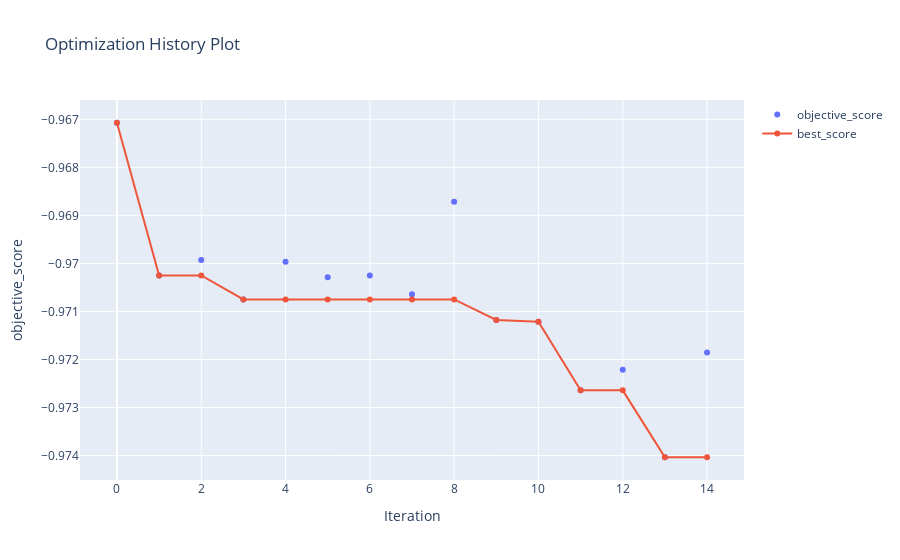
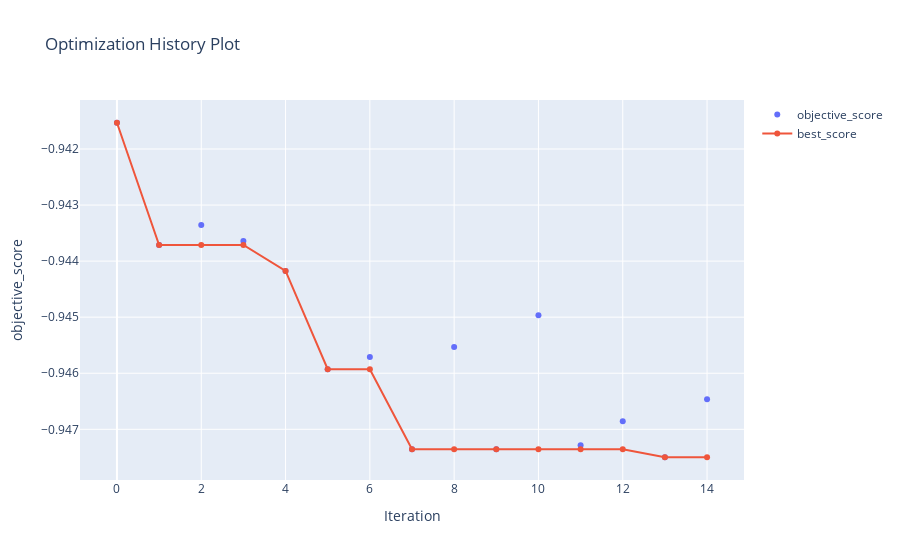

Notebook cell for these charts, in order:
### Code cell
algo_object.plot_history()
algo_object_pso.plot_history()

### Figure 1 — Plotly figure (JSON) as saved in the notebook; plotly's stock layout.template omitted (floating-point values rounded to 4 significant figures)
{"data": [{"mode": "markers", "name": "objective_score", "type": "scatter", "x": [0, 1, 2, 3, 4, 5, 6, 7, 8, 9, 10, 11, 12, 13, 14], "y": [-0.9671, -0.9703, -0.9699, -0.9708, -0.97, -0.9703, -0.9703, -0.9706, -0.9687, -0.9712, -0.9712, -0.9726, -0.9722, -0.974, -0.9719]}, {"mode": "lines+markers", "name": "best_score", "type": "scatter", "x": [0, 1, 2, 3, 4, 5, 6, 7, 8, 9, 10, 11, 12, 13, 14], "y": [-0.9671, -0.9703, -0.9703, -0.9708, -0.9708, -0.9708, -0.9708, -0.9708, -0.9708, -0.9712, -0.9712, -0.9726, -0.9726, -0.974, -0.974]}], "layout": {"title": {"text": "Optimization History Plot"}, "xaxis": {"title": {"text": "Iteration"}}, "yaxis": {"title": {"text": "objective_score"}}}}

### Figure 2 — Plotly figure (JSON) as saved in the notebook; plotly's stock layout.template omitted (floating-point values rounded to 4 significant figures)
{"data": [{"mode": "markers", "name": "objective_score", "type": "scatter", "x": [0, 1, 2, 3, 4, 5, 6, 7, 8, 9, 10, 11, 12, 13, 14], "y": [-0.9415, -0.9437, -0.9434, -0.9436, -0.9442, -0.9459, -0.9457, -0.9474, -0.9455, -0.9474, -0.945, -0.9473, -0.9469, -0.9475, -0.9465]}, {"mode": "lines+markers", "name": "best_score", "type": "scatter", "x": [0, 1, 2, 3, 4, 5, 6, 7, 8, 9, 10, 11, 12, 13, 14], "y": [-0.9415, -0.9437, -0.9437, -0.9437, -0.9442, -0.9459, -0.9459, -0.9474, -0.9474, -0.9474, -0.9474, -0.9474, -0.9474, -0.9475, -0.9475]}], "layout": {"title": {"text": "Optimization History Plot"}, "xaxis": {"title": {"text": "Iteration"}}, "yaxis": {"title": {"text": "objective_score"}}}}
